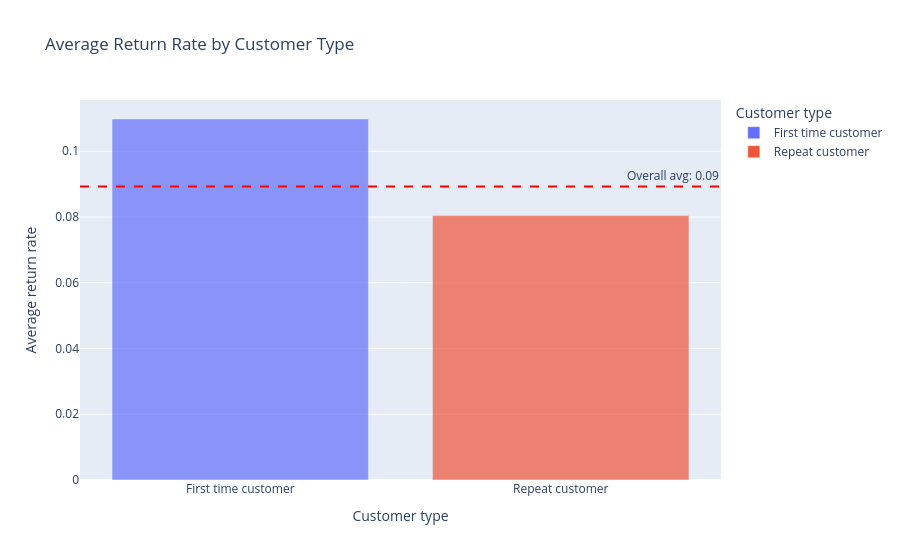

Notebook source saved alongside this figure:
### Markdown cell above
* Return rate by customer type:

### Code cell
# Bar plot of mean return rate by customer type
mrr_cust = plot_df.groupby('ret_cust')['returned'].mean().reset_index().sort_values(by='returned', ascending=False)

fig = px.bar(
    mrr_cust,
    x='ret_cust', 
    y='returned',
    title='Average Return Rate by Customer Type', 
    labels={'returned': 'Average return rate', 'ret_cust': 'Customer type'},
    color='ret_cust',
    opacity=0.7
)

fig.add_hline(
    y=overall_mean,
    line_dash="dash",
    line_color="red",
    annotation_text=f"Overall avg: {overall_mean:.2f}",
    annotation_position="top right"
)

fig.show()

### Figure 1 — Plotly figure (JSON) as saved in the notebook; plotly's stock layout.template omitted (floating-point values rounded to 4 significant figures)
{"data": [{"hovertemplate": "Customer type=%{x}<br>Average return rate=%{y}<extra></extra>", "legendgroup": "First time customer", "marker": {"color": "#636efa", "opacity": 0.7, "pattern": {"shape": ""}}, "name": "First time customer", "orientation": "v", "showlegend": true, "textposition": "auto", "type": "bar", "x": ["First time customer"], "xaxis": "x", "y": [0.1098], "yaxis": "y"}, {"hovertemplate": "Customer type=%{x}<br>Average return rate=%{y}<extra></extra>", "legendgroup": "Repeat customer", "marker": {"color": "#EF553B", "opacity": 0.7, "pattern": {"shape": ""}}, "name": "Repeat customer", "orientation": "v", "showlegend": true, "textposition": "auto", "type": "bar", "x": ["Repeat customer"], "xaxis": "x", "y": [0.08047], "yaxis": "y"}], "layout": {"annotations": [{"showarrow": false, "text": "Overall avg: 0.09", "x": 1, "xanchor": "right", "xref": "x domain", "y": 0.0893, "yanchor": "bottom", "yref": "y"}], "barmode": "relative", "legend": {"title": {"text": "Customer type"}, "tracegroupgap": 0}, "shapes": [{"line": {"color": "red", "dash": "dash"}, "type": "line", "x0": 0, "x1": 1, "xref": "x domain", "y0": 0.0893, "y1": 0.0893, "yref": "y"}], "title": {"text": "Average Return Rate by Customer Type"}, "xaxis": {"anchor": "y", "categoryarray": ["First time customer", "Repeat customer"], "categoryorder": "array", "domain": [0, 1], "title": {"text": "Customer type"}}, "yaxis": {"anchor": "x", "domain": [0, 1], "title": {"text": "Average return rate"}}}}
